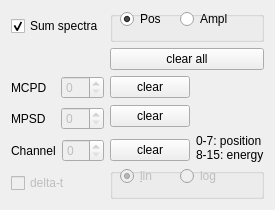
   <widget class="QWidget" name="tab">
    <attribute name="title">
     <string>Display</string>
    </attribute>
    <layout class="QGridLayout">
     <item row="6" column="1" colspan="2">
      <widget class="Q3ButtonGroup" name="logGroup">
       <property name="enabled">
        <bool>false</bool>
       </property>
       <property name="title">
        <string/>
       </property>
       <widget class="QRadioButton" name="lin">
        <property name="geometry">
         <rect>
          <x>10</x>
          <y>0</y>
          <width>40</width>
          <height>16</height>
         </rect>
        </property>
        <property name="text">
         <string>&amp;lin</string>
        </property>
        <property name="checked">
         <bool>true</bool>
        </property>
       </widget>
       <widget class="QRadioButton" name="log">
        <property name="geometry">
         <rect>
          <x>70</x>
          <y>0</y>
          <width>40</width>
          <height>16</height>
         </rect>
        </property>
        <property name="text">
         <string>log</string>
        </property>
       </widget>
      </widget>
     </item>
     <item row="2" column="1">
      <widget class="QPushButton" name="clearMcpd">
       <property name="text">
        <string>clear</string>
       </property>
       <property name="shortcut">
        <string/>
       </property>
      </widget>
     </item>
     <item row="3" column="1">
      <widget class="QPushButton" name="clearMpsd">
       <property name="text">
        <string>clear</string>
       </property>
       <property name="shortcut">
        <string/>
       </property>
      </widget>
     </item>
     <item row="1" column="1" colspan="2">
      <widget class="QPushButton" name="clearAll">
       <property name="text">
        <string>clear all</string>
       </property>
       <property name="shortcut">
        <string/>
       </property>
      </widget>
     </item>
     <item row="6" column="0">
      <widget class="QCheckBox" name="specialBox">
       <property name="enabled">
        <bool>false</bool>
       </property>
       <property name="text">
        <string>delta-t</string>
       </property>
      </widget>
     </item>
     <item row="0" column="1" colspan="2">
      <widget class="Q3ButtonGroup" name="buttonGroup10">
       <property name="title">
        <string/>
       </property>
       <widget class="QRadioButton" name="dispAllPos">
        <property name="geometry">
         <rect>
          <x>10</x>
          <y>0</y>
          <width>50</width>
          <height>16</height>
         </rect>
        </property>
        <property name="text">
         <string>Pos</string>
        </property>
        <property name="shortcut">
         <string/>
        </property>
        <property name="checked">
         <bool>true</bool>
        </property>
       </widget>
       <widget class="QRadioButton" name="dispAllAmpl">
        <property name="geometry">
         <rect>
          <x>70</x>
          <y>0</y>
          <width>50</width>
          <height>16</height>
         </rect>
        </property>
        <property name="text">
         <string>Ampl</string>
        </property>
        <property name="shortcut">
         <string/>
        </property>
       </widget>
      </widget>
     </item>
     <item row="4" column="2" rowspan="2">
      <widget class="QLabel" name="textLabel2">
       <property name="text">
        <string>0-7: position
8-15: energy</string>
       </property>
       <property name="wordWrap">
        <bool>false</bool>
       </property>
      </widget>
     </item>
     <item row="5" column="1">
      <widget class="QPushButton" name="clearChan">
       <property name="text">
        <string>clear</string>
       </property>
       <property name="shortcut">
        <string/>
       </property>
      </widget>
     </item>
     <item row="5" column="0">
      <layout class="QHBoxLayout">
       <item>
        <widget class="QLabel" name="textLabel1_4_2_3_4_2_2_2">
         <property name="text">
          <string>Channel</string>
         </property>
         <property name="wordWrap">
          <bool>false</bool>
         </property>
        </widget>
       </item>
       <item>
        <widget class="QSpinBox" name="dispChan">
         <property name="enabled">
          <bool>false</bool>
         </property>
         <property name="maximum">
          <number>15</number>
         </property>
        </widget>
       </item>
      </layout>
     </item>
     <item row="2" column="0">
      <layout class="QHBoxLayout">
       <item>
        <widget class="QLabel" name="textLabel1_4_2_3_4_2">
         <property name="text">
          <string>MCPD</string>
         </property>
         <property name="wordWrap">
          <bool>false</bool>
         </property>
        </widget>
       </item>
       <item>
        <widget class="QSpinBox" name="dispMcpd">
         <property name="enabled">
          <bool>false</bool>
         </property>
         <property name="maximum">
          <number>7</number>
         </property>
        </widget>
       </item>
      </layout>
     </item>
     <item row="3" column="0" rowspan="2">
      <layout class="QHBoxLayout">
       <item>
        <widget class="QLabel" name="textLabel1_4_2_3_4_2_2">
         <property name="text">
          <string>MPSD</string>
         </property>
         <property name="wordWrap">
          <bool>false</bool>
         </property>
        </widget>
       </item>
       <item>
        <widget class="QSpinBox" name="dispMpsd">
         <property name="enabled">
          <bool>false</bool>
         </property>
         <property name="maximum">
          <number>7</number>
         </property>
        </widget>
       </item>
      </layout>
     </item>
     <item row="0" column="0">
      <widget class="QCheckBox" name="dispAll">
       <property name="text">
        <string>Sum spectra</string>
       </property>
       <property name="shortcut">
        <string/>
       </property>
       <property name="checked">
        <bool>true</bool>
       </property>
      </widget>
     </item>
    </layout>
   </widget>
